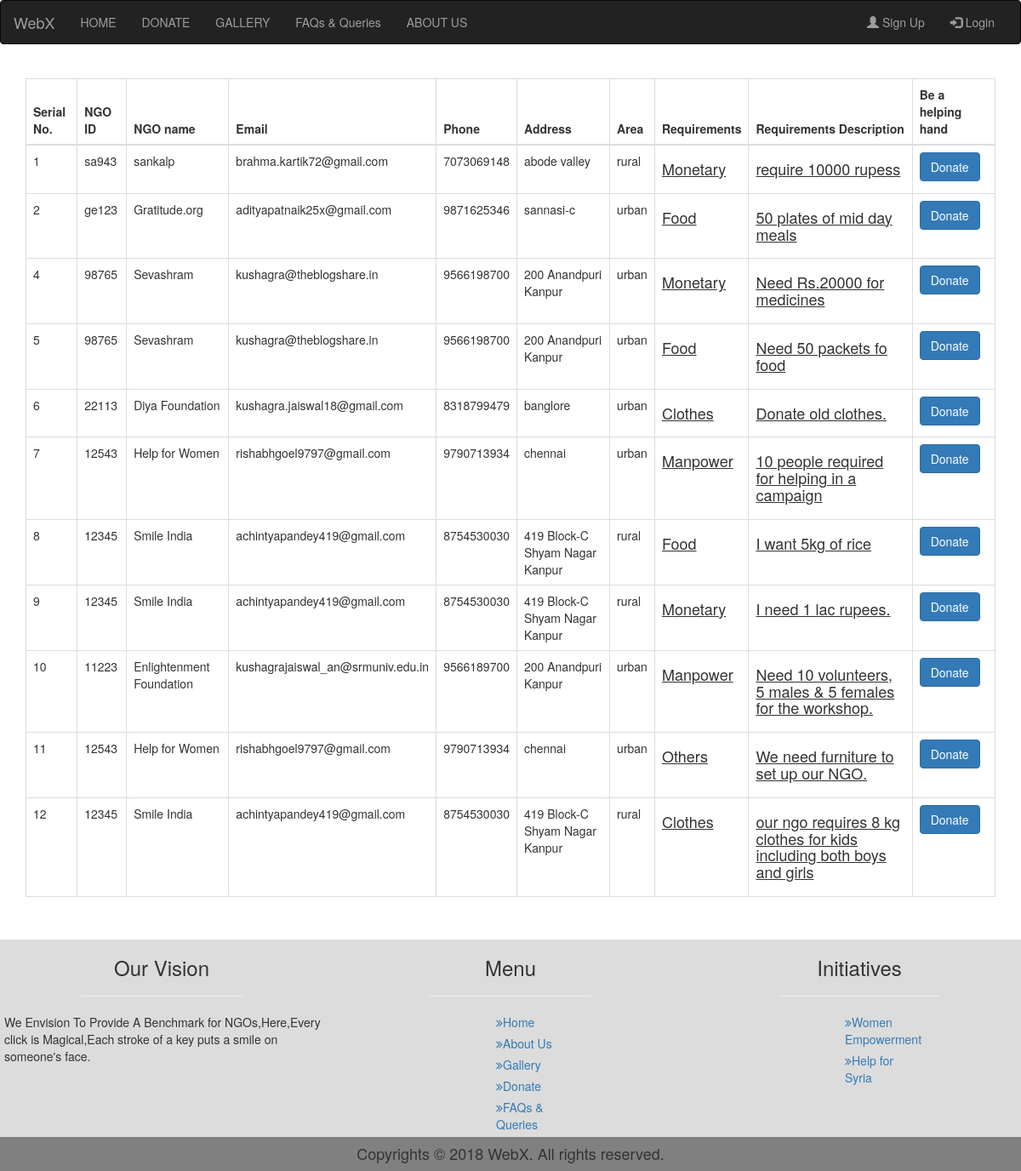
The app's page /donate.php with its own data.
### tables this page shows
CREATE TABLE `ngo_requirements` (
  `Serial_no` int(11) NOT NULL,
  `ngo_id` varchar(50) NOT NULL,
  `req` varchar(20) NOT NULL,
  `req_descr` varchar(200) NOT NULL
);

CREATE TABLE `registration` (
  `NGO_name` varchar(50) NOT NULL,
  `ngo_id` varchar(50) NOT NULL,
  `Email` varchar(50) NOT NULL,
  `Phone` varchar(50) NOT NULL,
  `address` varchar(100) NOT NULL,
  `Area` varchar(20) NOT NULL,
  `achievements` varchar(150) NOT NULL,
  `Password` varchar(50) NOT NULL,
  `Confirm_Password` varchar(50) NOT NULL,
  `status` varchar(10) NOT NULL
);

### donate.php (the view, shortened to what this page needs)
<!DOCTYPE html>
<html>
<head>
	<link rel="stylesheet" href="http://maxcdn.bootstrapcdn.com/bootstrap/3.3.6/css/bootstrap.min.css">
    <link href="http://maxcdn.bootstrapcdn.com/font-awesome/4.1.0/css/font-awesome.min.css" rel="stylesheet">
</head>
<body>
<?php
include('navwithlogin.php');
?>
<div class="container" >
<table class="table table-bordered">
    <div class="table responsive">
    <thead>
    <tr>
    <th>Serial No.</th>
    <th>NGO ID</th>
    <th>NGO name</th>
    <th>Email</th>
    <th>Phone</th>
    <th>Address</th>
    <th>Area</th>
    <th>Requirements</th>
    <th>Requirements Description</th>
    <th>Be a helping hand</th>
    </tr>
    </thead>
    <tbody>
    <?php
    include('connection.php');
$sql=mysqli_query($conn,"select Serial_no,ngo_requirements.ngo_id,req,req_descr,NGO_name,Email,Phone,address,Area from  ngo_requirements inner join registration on ngo_requirements.ngo_id=registration.ngo_id");
if(mysqli_num_rows($sql)>0)
{
    while($row=mysqli_fetch_assoc($sql))
    {
           $ngid=$row["ngo_id"];
        echo "<tr>".
        "<td>".$row["Serial_no"]."</td>".
        "<td>".$ngid."</td>".
         "<td>".$row["NGO_name"]."</td>".
        "<td>".$row["Email"]."</td>".
        "<td>".$row["Phone"]."</td>".
        "<td>".$row["address"]."</td>".
        "<td>".$row["Area"]."</td>".
        "<td>"."<h4>"."<u>".$row["req"]."</u>"."</h4>"."</td>".
        "<td>"."<h4>"."<u>".$row["req_descr"]."</u>"."</h4>"."</td>".
        '<td><button class="btn btn-primary btn-modal" name="donate" onclick="modalname()" value="21id">Donate</button></td>'.
        "</tr>";
    }
}
else
{
    echo "no results";
}
    ?>
    </tbody>
    </div>
</table>
</div>
<?php
include('footer.php');
?>
</body>
</html>

### navwithlogin.php (shortened to what this page needs)
<!DOCTYPE html>
<html lang="en">
<head>
  <link rel="stylesheet" href="https://maxcdn.bootstrapcdn.com/bootstrap/3.3.7/css/bootstrap.min.css">
  <link rel="stylesheet" href="css/lightbox.min.css">
  <link rel="stylesheet" type="text/css" href="style3.css">
</head>
<body>
<nav class="navbar navbar-inverse">
  <div class="container-fluid">
    <div class="navbar-header">
      <a class="navbar-brand" href="index.php">WebX</a>
    </div>
    <div class="collapse navbar-collapse" id="myNavbar">
      <ul class="nav navbar-nav">
        <li><a href="index.php">HOME</a></li>
        <li><a href="donate.php">DONATE</a></li>
        <li><a href="gallery.php">GALLERY</a></li>
        <li><a href="faq.php">FAQs & Queries</a></li>
        <li><a href="mission.php">ABOUT US</a></li>
      </ul>
      <ul class="nav navbar-nav navbar-right">
        <li><a href="signup.php"><span class="glyphicon glyphicon-user"></span> Sign Up</a></li>
        <li><a href="login.php"><span class="glyphicon glyphicon-log-in"></span> Login</a></li>
      </ul>
    </div>
  </div>
</nav>
</body>
</html>

### footer.php (shortened to what this page needs)
<!DOCTYPE html>
<html>
<head>
	<link href="http://maxcdn.bootstrapcdn.com/font-awesome/4.1.0/css/font-awesome.min.css" rel="stylesheet">
</head>
<body>
<footer>
<div class="row" style="background-color: #DCDCDC;" class="first-row">
<div class="col-md-4">
	<h3>Our Vision</h3>
	<hr>
	<p>We Envision To Provide A Benchmark for NGOs,Here,Every click is Magical,Each stroke of a key puts a smile on someone's face.</p>
</div>
<div class="col-md-4">
	<h3>Menu</h3>
	<hr>
<ul>
		<li><a href="index.php"><i class="fa fa-angle-double-right"></i>Home</a></li>
		<li><a href="mission.php"><i class="fa fa-angle-double-right"></i>About Us</a></li>
		<li><a href="gallery.php"><i class="fa fa-angle-double-right"></i>Gallery</a></li>
		<li><a href="donate.php"><i class="fa fa-angle-double-right"></i>Donate</a></li>
		<li><a href="faq.php"><i class="fa fa-angle-double-right"></i>FAQs & Queries</a></li>
		</ul>
</div>
<div class="col-md-4">
	<h3>Initiatives</h3>
	<hr>
		<ul>
		<li><a href="women.php"><i class="fa fa-angle-double-right"></i>Women Empowerment</a></li>
		<li><a href="syria.php"><i class="fa fa-angle-double-right"></i>Help for Syria</a></li>
		</ul>
</div>
</div>
<div class="row" style="background-color:#808080";>
<div class="col-md-12" >
	<h4 style="text-align: center;">Copyrights &copy 2018 WebX. All rights reserved.</h4>
</div>
</div>
</footer>
</body>
</html>

### style3.css (style rules this page uses)
body { margin: 0; padding: 0; }

### footer.php (style rules this page uses)
h3 { text-align: center; }
footer { margin-top: 30px; padding: none; }
footer ul { width: 30%; margin: auto; list-style-type: none; }
footer li { padding-bottom:5px; }
hr { width:50%; }
p { margin-left: 5px; }

### records on screen
ngo_requirements: Serial_no "1", ngo "sa943", ngo.NGO_name "sankalp", ngo.Email "brahma.kartik72@gmail.com", ngo.Phone "7073069148", ngo.address "abode valley", ngo.Area "rural", req "Monetary", req_descr "require 10000 rupess"
ngo_requirements: Serial_no "2", ngo "ge123", ngo.NGO_name "Gratitude.org", ngo.Email "adityapatnaik25x@gmail.com", ngo.Phone "9871625346", ngo.address "sannasi-c", ngo.Area "urban", req "Food", req_descr "50 plates of mid day meals"
ngo_requirements: Serial_no "4", ngo "98765", ngo.NGO_name "Sevashram", ngo.Email "kushagra@theblogshare.in", ngo.Phone "9566198700", ngo.address "200 Anandpuri Kanpur", ngo.Area "urban", req "Monetary", req_descr "Need Rs.20000 for medicines"
ngo_requirements: Serial_no "5", ngo "98765", ngo.NGO_name "Sevashram", ngo.Email "kushagra@theblogshare.in", ngo.Phone "9566198700", ngo.address "200 Anandpuri Kanpur", ngo.Area "urban", req "Food", req_descr "Need 50 packets fo food"
ngo_requirements: Serial_no "6", ngo "22113", ngo.NGO_name "Diya Foundation", ngo.Email "kushagra.jaiswal18@gmail.com", ngo.Phone "8318799479", ngo.address "banglore", ngo.Area "urban", req "Clothes", req_descr "Donate old clothes."
ngo_requirements: Serial_no "7", ngo "12543", ngo.NGO_name "Help for Women", ngo.Email "rishabhgoel9797@gmail.com", ngo.Phone "9790713934", ngo.address "chennai", ngo.Area "urban", req "Manpower", req_descr "10 people required for helping in a campaign"
ngo_requirements: Serial_no "8", ngo "12345", ngo.NGO_name "Smile India", ngo.Email "achintyapandey419@gmail.com", ngo.Phone "8754530030", ngo.address "419 Block-C Shyam Nagar Kanpur", ngo.Area "rural", req "Food", req_descr "I want 5kg of rice"
ngo_requirements: Serial_no "9", ngo "12345", ngo.NGO_name "Smile India", ngo.Email "achintyapandey419@gmail.com", ngo.Phone "8754530030", ngo.address "419 Block-C Shyam Nagar Kanpur", ngo.Area "rural", req "Monetary", req_descr "I need 1 lac rupees."
ngo_requirements: Serial_no "10", ngo "11223", ngo.NGO_name "Enlightenment Foundation", ngo.Email "kushagrajaiswal_an@srmuniv.edu.in", ngo.Phone "9566189700", ngo.address "200 Anandpuri Kanpur", ngo.Area "urban", req "Manpower", req_descr "Need 10 volunteers, 5 males & 5 females for the workshop."
ngo_requirements: Serial_no "11", ngo "12543", ngo.NGO_name "Help for Women", ngo.Email "rishabhgoel9797@gmail.com", ngo.Phone "9790713934", ngo.address "chennai", ngo.Area "urban", req "Others", req_descr "We need furniture to set up our NGO."
ngo_requirements: Serial_no "12", ngo "12345", ngo.NGO_name "Smile India", ngo.Email "achintyapandey419@gmail.com", ngo.Phone "8754530030", ngo.address "419 Block-C Shyam Nagar Kanpur", ngo.Area "rural", req "Clothes", req_descr "our ngo requires 8 kg clothes for kids including both boys and girls"
